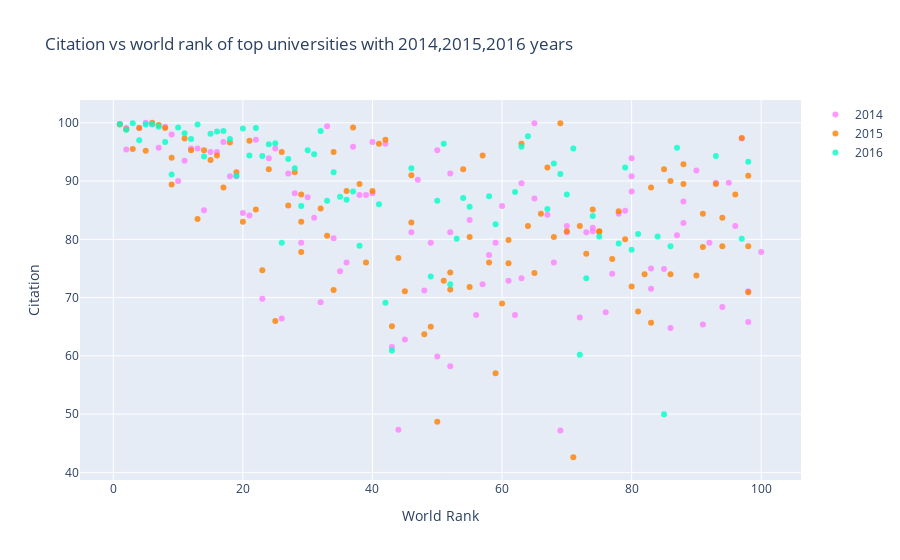

Here is the notebook cell this chart was saved with:
### Code cell
layout = dict(title = " Citation vs world rank of top universities with 2014,2015,2016 years",\
              xaxis = dict(title = 'World Rank',ticklen=5,zeroline=False),\
              yaxis = dict(title = 'Citation',ticklen=5,zeroline=False))
fig = dict(data = data ,layout=layout)
iplot(fig)

### Figure 1 — Plotly figure (JSON) as saved in the notebook; plotly's stock layout.template omitted (floating-point values rounded to 4 significant figures)
{"data": [{"marker": {"color": "rgba(255,128,255,0.8)"}, "mode": "markers", "name": "2014", "text": ["California Institute of Technology", "Harvard University", "University of Oxford", "Stanford University", "Massachusetts Institute of Technology", "Princeton University", "University of Cambridge", "University of California, Berkeley", "University of Chicago", "Imperial College London", "Yale University", "University of California, Los Angeles", "Columbia University", "ETH Zurich – Swiss Federal Institute of Technology Zurich", "Johns Hopkins University", "University of Pennsylvania", "Duke University", "University of Michigan", "Cornell University", "University of Toronto", "University College London", "Northwestern University", "University of Tokyo", "Carnegie Mellon University", "University of Washington", "National University of Singapore", "University of Texas at Austin", "Georgia Institute of Technology", "University of Illinois at Urbana-Champaign", "University of Wisconsin-Madison", "University of British Columbia", "London School of Economics and Political Science", "University of California, Santa Barbara", "University of Melbourne", "McGill University", "Karolinska Institute", "École Polytechnique Fédérale de Lausanne", "King’s College London", "University of Edinburgh", "New York University", "University of California, San Diego", "Washington University in St Louis", "University of Hong Kong", "Seoul National University", "Peking University", "University of Minnesota", "University of North Carolina at Chapel Hill", "Australian National University", "Pennsylvania State University", "Boston University", "Tsinghua University", "Brown University", "Kyoto University", "University of California, Davis", "LMU Munich", "Korea Advanced Institute of Science and Technology (KAIST)", "Hong Kong University of Science and Technology", "University of Manchester", "Ohio State University", "Pohang University of Science and Technology", "KU Leuven", "Purdue University", "The University of Queensland", "University of Göttingen", "Rice University", "École Normale Supérieure", "Leiden University", "Heidelberg University", "Delft University of Technology", "University of Southern California", "École Polytechnique", "University of Sydney", "Erasmus University Rotterdam", "University of Basel", "Utrecht University", "Nanyang Technological University", "Wageningen University and Research Center", "University of Pittsburgh", "University of Bristol", "Durham University", "Emory University", "Tufts University", "Michigan State University", "University of Amsterdam", "Ghent University", "Free University of Berlin", "Technical University of Munich", "Case Western Reserve University", "Vanderbilt University", "University of Notre Dame", "Monash University", "McMaster University", "University of California, Irvine", "Humboldt University of Berlin", "University of Rochester", "Pierre and Marie Curie University", "University of Colorado Boulder", "Maastricht University", "University of Groningen", "University of Helsinki"], "type": "scatter", "x": ["1", "2", "2", "4", "5", "6", "7", "8", "9", "10", "11", "12", "13", "14", "15", "16", "17", "18", "19", "20", "21", "22", "23", "24", "25", "26", "27", "28", "29", "30", "31", "32", "33", "34", "35", "36", "37", "38", "39", "40", "40", "42", "43", "44", "45", "46", "47", "48", "49", "50", "50", "52", "52", "52", "55", "56", "57", "58", "59", "60", "61", "62", "63", "63", "65", "65", "67", "68", "69", "70", "70", "72", "73", "74", "74", "76", "77", "78", "79", "80", "80", "80", "83", "83", "85", "86", "87", "88", "88", "90", "91", "92", "93", "94", "95", "96", "97", "98", "98", "100"], "y": [99.8, 99.1, 95.4, 99.1, 100, 99.7, 95.7, 99.3, 98, 90, 93.5, 95.6, 95.6, 85, 95, 95, 96.7, 90.8, 90.8, 84.5, 84.1, 97.1, 69.8, 93.9, 95.6, 66.4, 91.3, 87.9, 79.4, 87.2, 83.7, 69.2, 99.4, 80.2, 74.5, 76, 95.9, 87.6, 87.6, 87.9, 96.7, 96.4, 61.5, 47.3, 62.8, 81.2, 90.2, 71.2, 79.4, 95.3, 59.9, 91.3, 58.2, 81.2, 83.3, 67, 72.3, 77.3, 79.4, 85.7, 72.9, 67, 73.3, 89.6, 99.9, 87, 84.2, 76, 47.2, 81.2, 82.3, 66.6, 81.2, 81.4, 82, 67.5, 74.1, 84.4, 84.9, 88.2, 90.8, 93.9, 71.5, 75, 74.9, 64.8, 80.7, 82.8, 86.5, 91.8, 65.4, 79.4, 89.7, 68.4, 89.7, 82.3, 97.3, 65.8, 71.1, 77.8]}, {"marker": {"color": "rgba(255,128,2,0.8)"}, "mode": "markers", "name": "2015", "text": ["California Institute of Technology", "Harvard University", "University of Oxford", "Stanford University", "University of Cambridge", "Massachusetts Institute of Technology", "Princeton University", "University of California, Berkeley", "Imperial College London", "Yale University", "University of Chicago", "University of California, Los Angeles", "ETH Zurich – Swiss Federal Institute of Technology Zurich", "Columbia University", "Johns Hopkins University", "University of Pennsylvania", "University of Michigan", "Duke University", "Cornell University", "University of Toronto", "Northwestern University", "University College London", "University of Tokyo", "Carnegie Mellon University", "National University of Singapore", "University of Washington", "Georgia Institute of Technology", "University of Texas at Austin", "LMU Munich", "University of Illinois at Urbana-Champaign", "University of Wisconsin-Madison", "University of British Columbia", "University of Melbourne", "London School of Economics and Political Science", "École Polytechnique Fédérale de Lausanne", "University of Edinburgh", "University of California, Santa Barbara", "New York University", "McGill University", "King’s College London", "University of California, San Diego", "Washington University in St Louis", "University of Hong Kong", "Karolinska Institute", "Australian National University", "University of Minnesota", "University of North Carolina at Chapel Hill", "Peking University", "Tsinghua University", "Seoul National University", "Hong Kong University of Science and Technology", "Korea Advanced Institute of Science and Technology (KAIST)", "University of Manchester", "Brown University", "KU Leuven", "University of California, Davis", "Boston University", "Pennsylvania State University", "Kyoto University", "University of Sydney", "Nanyang Technological University", "École Polytechnique", "Scuola Normale Superiore di Pisa", "Leiden University", "The University of Queensland", "Pohang University of Science and Technology", "University of Göttingen", "Ohio State University", "Rice University", "Heidelberg University", "Delft University of Technology", "Erasmus University Rotterdam", "Wageningen University and Research Center", "University of Bristol", "University of Basel", "University of Southern California", "University of Amsterdam", "École Normale Supérieure", "Utrecht University", "Humboldt University of Berlin", "Free University of Berlin", "Michigan State University", "Durham University", "Monash University", "Middle East Technical University", "University of Arizona", "University of Notre Dame", "Tufts University", "University of California, Irvine", "Ghent University", "University of Massachusetts", "University of Pittsburgh", "Emory University", "McMaster University", "University of Glasgow", "Vanderbilt University", "University of Colorado Boulder", "Stockholm University", "Technical University of Munich", "Uppsala University"], "type": "scatter", "x": ["1", "2", "3", "4", "5", "6", "7", "8", "9", "9", "11", "12", "13", "14", "15", "16", "17", "18", "19", "20", "21", "22", "23", "24", "25", "26", "27", "28", "29", "29", "29", "32", "33", "34", "34", "36", "37", "38", "39", "40", "41", "42", "43", "44", "45", "46", "46", "48", "49", "50", "51", "52", "52", "54", "55", "55", "57", "58", "59", "60", "61", "61", "63", "64", "65", "66", "67", "68", "69", "70", "71", "72", "73", "74", "75", "75", "77", "78", "79", "80", "81", "82", "83", "83", "85", "86", "86", "88", "88", "90", "91", "91", "93", "94", "94", "96", "97", "98", "98", "98"], "y": [99.7, 98.9, 95.5, 99.1, 95.2, 100, 99.6, 99.1, 89.4, 94, 97.3, 95.3, 83.5, 95.3, 93.6, 94.4, 88.9, 96.6, 91.5, 83, 96.9, 85.1, 74.7, 92, 66, 95, 85.8, 91.5, 83, 77.8, 87.7, 85.3, 80.6, 71.3, 95, 88.3, 99.2, 89.5, 76, 88.3, 96.4, 97.1, 65.1, 76.8, 71.1, 82.9, 91, 63.7, 65, 48.7, 72.9, 71.4, 74.3, 92, 71.8, 80.4, 94.4, 76, 57, 69, 75.9, 79.9, 96.4, 82.3, 74.2, 84.4, 92.3, 80.4, 99.9, 81.4, 42.6, 82.3, 77.5, 85.1, 81.4, 81.3, 76.6, 84.8, 80, 71.9, 67.6, 74, 88.9, 65.7, 92, 74, 90, 92.9, 89.5, 73.8, 78.7, 84.4, 89.5, 78.8, 83.7, 87.7, 97.4, 90.9, 78.8, 70.9]}, {"marker": {"color": "rgba(0,255,200,0.8)"}, "mode": "markers", "name": "2016", "text": ["California Institute of Technology", "University of Oxford", "Stanford University", "University of Cambridge", "Massachusetts Institute of Technology", "Harvard University", "Princeton University", "Imperial College London", "ETH Zurich – Swiss Federal Institute of Technology Zurich", "University of Chicago", "Johns Hopkins University", "Yale University", "University of California, Berkeley", "University College London", "Columbia University", "University of California, Los Angeles", "University of Pennsylvania", "Cornell University", "University of Toronto", "Duke University", "University of Michigan", "Carnegie Mellon University", "London School of Economics and Political Science", "University of Edinburgh", "Northwestern University", "National University of Singapore", "King’s College London", "Karolinska Institute", "LMU Munich", "New York University", "École Polytechnique Fédérale de Lausanne", "University of Washington", "University of Melbourne", "University of British Columbia", "KU Leuven", "University of Illinois at Urbana-Champaign", "Heidelberg University", "McGill University", "University of California, San Diego", "University of California, Santa Barbara", "Georgia Institute of Technology", "Peking University", "University of Tokyo", "University of California, Davis", "University of Hong Kong", "University of Texas at Austin", "Tsinghua University", "Wageningen University and Research Center", "Humboldt University of Berlin", "University of Wisconsin-Madison", "Brown University", "Australian National University", "Technical University of Munich", "École Normale Supérieure", "Nanyang Technological University", "University of Manchester", "University of Sydney", "University of Amsterdam", "Hong Kong University of Science and Technology", "The University of Queensland", "Washington University in St Louis", "Utrecht University", "University of North Carolina at Chapel Hill", "Boston University", "Delft University of Technology", "University of Minnesota", "Leiden University", "University of Southern California", "University of Bristol", "Durham University", "Erasmus University Rotterdam", "Free University of Berlin", "Monash University", "University of Groningen", "Pennsylvania State University", "University of Glasgow", "University of Helsinki", "University of Tübingen", "University of Pittsburgh", "University of Warwick", "Uppsala University", "University of Copenhagen", "University of New South Wales", "University of Freiburg", "Seoul National University", "University of St Andrews", "Vanderbilt University", "Kyoto University", "Maastricht University", "Emory University", "Lund University", "Ohio State University", "University of Exeter", "University of Bonn", "Georgetown University", "McMaster University", "University of Sheffield", "Queen Mary University of London", "University of Göttingen", "Michigan State University"], "type": "scatter", "x": ["1", "2", "3", "4", "5", "6", "7", "8", "9", "10", "11", "12", "13", "14", "15", "16", "17", "18", "19", "20", "21", "22", "23", "24", "25", "26", "27", "28", "29", "30", "31", "32", "33", "34", "35", "36", "37", "38", "=39", "=39", "41", "42", "43", "=44", "=44", "46", "=47", "=47", "49", "50", "51", "52", "53", "54", "55", "=56", "=56", "58", "59", "=60", "=60", "62", "63", "64", "=65", "=65", "67", "68", "69", "70", "71", "72", "73", "74", "75", "=76", "=76", "78", "79", "80", "81", "=82", "=82", "84", "85", "86", "87", "=88", "=88", "=90", "=90", "=90", "93", "=94", "=94", "=94", "97", "98", "=99", "=99"], "y": [99.8, 98.8, 99.9, 97, 99.7, 99.8, 99.3, 96.7, 91.1, 99.2, 98.2, 97.2, 99.7, 94.2, 98.1, 98.5, 98.6, 97.2, 90.9, 99, 94.4, 99.1, 94.3, 96.3, 96.5, 79.4, 93.8, 92.2, 85.7, 95.3, 94.6, 98.6, 86.6, 91.5, 87.3, 86.8, 88.2, 78.9, 98.7, 99.2, 86, 69.1, 60.9, 84.3, 70.1, 92.2, 58.8, 87.8, 73.6, 86.6, 96.4, 72.3, 80.1, 87.1, 85.6, 77.3, 77.5, 87.4, 82.6, 82.4, 99.2, 88.1, 95.9, 97.7, 61.5, 88, 85.2, 93, 91.2, 87.7, 95.6, 60.2, 73.3, 84, 80.5, 92.3, 82.1, 79.3, 92.3, 78.2, 80.9, 86.2, 82.1, 80.5, 50, 78.8, 95.7, 46.6, 82.7, 96.7, 81.3, 83.2, 94.3, 85.3, 82.5, 84.9, 80.1, 93.3, 72.7, 76.8]}], "layout": {"title": {"text": " Citation vs world rank of top universities with 2014,2015,2016 years"}, "xaxis": {"ticklen": 5, "title": {"text": "World Rank"}, "zeroline": false}, "yaxis": {"ticklen": 5, "title": {"text": "Citation"}, "zeroline": false}}}
